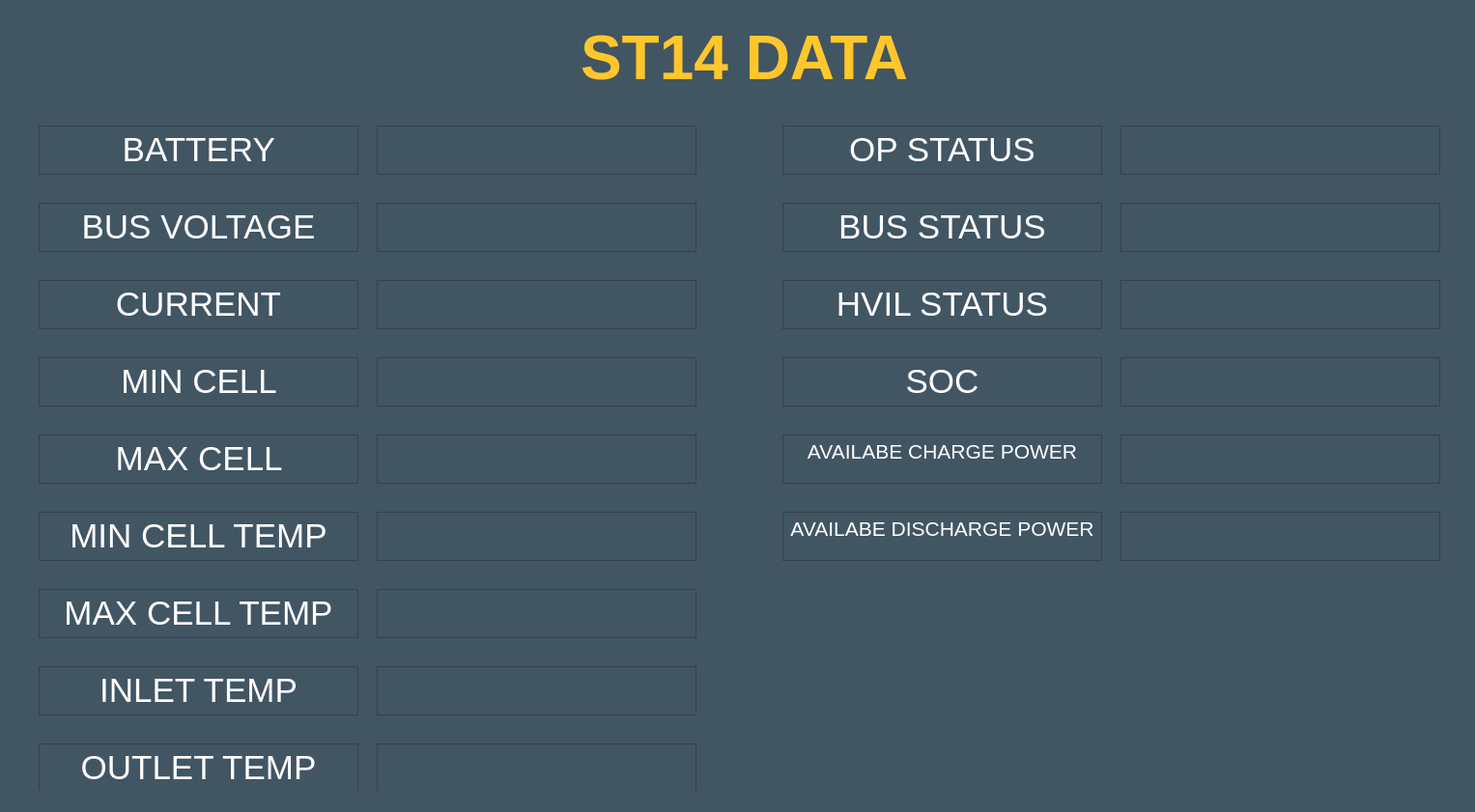
<?xml version="1.0" encoding="UTF-8"?>
<ui version="4.0">
 <class>MainWindow</class>
 <widget class="QMainWindow" name="MainWindow">
  <property name="geometry">
   <rect>
    <x>0</x>
    <y>0</y>
    <width>1527</width>
    <height>841</height>
   </rect>
  </property>
  <property name="sizePolicy">
   <sizepolicy hsizetype="Fixed" vsizetype="Preferred">
    <horstretch>0</horstretch>
    <verstretch>0</verstretch>
   </sizepolicy>
  </property>
  <property name="windowTitle">
   <string>MainWindow</string>
  </property>
  <property name="toolTipDuration">
   <number>0</number>
  </property>
  <property name="styleSheet">
   <string notr="true">background-color: rgb(66, 85, 99);</string>
  </property>
  <widget class="QWidget" name="centralwidget">
   <widget class="QTextBrowser" name="textBrowser">
    <property name="geometry">
     <rect>
      <x>0</x>
      <y>20</y>
      <width>1541</width>
      <height>91</height>
     </rect>
    </property>
    <property name="frameShape">
     <enum>QFrame::NoFrame</enum>
    </property>
    <property name="frameShadow">
     <enum>QFrame::Plain</enum>
    </property>
    <property name="lineWidth">
     <number>0</number>
    </property>
    <property name="html">
     <string>&lt;!DOCTYPE HTML PUBLIC &quot;-//W3C//DTD HTML 4.0//EN&quot; &quot;http://www.w3.org/TR/REC-html40/strict.dtd&quot;&gt;
&lt;html&gt;&lt;head&gt;&lt;meta name=&quot;qrichtext&quot; content=&quot;1&quot; /&gt;&lt;style type=&quot;text/css&quot;&gt;
p, li { white-space: pre-wrap; }
&lt;/style&gt;&lt;/head&gt;&lt;body style=&quot; font-family:'MS Shell Dlg 2'; font-size:8.25pt; font-weight:400; font-style:normal;&quot;&gt;
&lt;p align=&quot;center&quot; style=&quot; margin-top:0px; margin-bottom:0px; margin-left:0px; margin-right:0px; -qt-block-indent:0; text-indent:0px;&quot;&gt;&lt;span style=&quot; font-size:48pt; font-weight:600; color:#ffc72c;&quot;&gt;ST14 DATA&lt;/span&gt;&lt;/p&gt;&lt;/body&gt;&lt;/html&gt;</string>
    </property>
   </widget>
   <widget class="QTextBrowser" name="textBrowser_2">
    <property name="geometry">
     <rect>
      <x>40</x>
      <y>130</y>
      <width>331</width>
      <height>51</height>
     </rect>
    </property>
    <property name="verticalScrollBarPolicy">
     <enum>Qt::ScrollBarAlwaysOff</enum>
    </property>
    <property name="horizontalScrollBarPolicy">
     <enum>Qt::ScrollBarAlwaysOff</enum>
    </property>
    <property name="html">
     <string>&lt;!DOCTYPE HTML PUBLIC &quot;-//W3C//DTD HTML 4.0//EN&quot; &quot;http://www.w3.org/TR/REC-html40/strict.dtd&quot;&gt;
&lt;html&gt;&lt;head&gt;&lt;meta name=&quot;qrichtext&quot; content=&quot;1&quot; /&gt;&lt;style type=&quot;text/css&quot;&gt;
p, li { white-space: pre-wrap; }
&lt;/style&gt;&lt;/head&gt;&lt;body style=&quot; font-family:'MS Shell Dlg 2'; font-size:8.25pt; font-weight:400; font-style:normal;&quot;&gt;
&lt;p align=&quot;center&quot; style=&quot; margin-top:0px; margin-bottom:0px; margin-left:0px; margin-right:0px; -qt-block-indent:0; text-indent:0px;&quot;&gt;&lt;span style=&quot; font-size:26pt; color:#ffffff;&quot;&gt;BATTERY VOLTAGE&lt;/span&gt;&lt;/p&gt;&lt;/body&gt;&lt;/html&gt;</string>
    </property>
   </widget>
   <widget class="QTextBrowser" name="battery_voltage_field">
    <property name="geometry">
     <rect>
      <x>390</x>
      <y>130</y>
      <width>331</width>
      <height>51</height>
     </rect>
    </property>
    <property name="font">
     <font>
      <pointsize>26</pointsize>
     </font>
    </property>
    <property name="focusPolicy">
     <enum>Qt::NoFocus</enum>
    </property>
    <property name="styleSheet">
     <string notr="true">color: rgb(255, 255, 255);</string>
    </property>
    <property name="verticalScrollBarPolicy">
     <enum>Qt::ScrollBarAlwaysOff</enum>
    </property>
    <property name="horizontalScrollBarPolicy">
     <enum>Qt::ScrollBarAlwaysOff</enum>
    </property>
    <property name="lineWrapMode">
     <enum>QTextEdit::NoWrap</enum>
    </property>
    <property name="html">
     <string>&lt;!DOCTYPE HTML PUBLIC &quot;-//W3C//DTD HTML 4.0//EN&quot; &quot;http://www.w3.org/TR/REC-html40/strict.dtd&quot;&gt;
&lt;html&gt;&lt;head&gt;&lt;meta name=&quot;qrichtext&quot; content=&quot;1&quot; /&gt;&lt;style type=&quot;text/css&quot;&gt;
p, li { white-space: pre-wrap; }
&lt;/style&gt;&lt;/head&gt;&lt;body style=&quot; font-family:'MS Shell Dlg 2'; font-size:26pt; font-weight:400; font-style:normal;&quot;&gt;
&lt;p align=&quot;center&quot; style=&quot;-qt-paragraph-type:empty; margin-top:0px; margin-bottom:0px; margin-left:0px; margin-right:0px; -qt-block-indent:0; text-indent:0px; font-size:8.25pt;&quot;&gt;&lt;br /&gt;&lt;/p&gt;&lt;/body&gt;&lt;/html&gt;</string>
    </property>
   </widget>
   <widget class="QTextBrowser" name="textBrowser_3">
    <property name="geometry">
     <rect>
      <x>40</x>
      <y>210</y>
      <width>331</width>
      <height>51</height>
     </rect>
    </property>
    <property name="verticalScrollBarPolicy">
     <enum>Qt::ScrollBarAlwaysOff</enum>
    </property>
    <property name="horizontalScrollBarPolicy">
     <enum>Qt::ScrollBarAlwaysOff</enum>
    </property>
    <property name="html">
     <string>&lt;!DOCTYPE HTML PUBLIC &quot;-//W3C//DTD HTML 4.0//EN&quot; &quot;http://www.w3.org/TR/REC-html40/strict.dtd&quot;&gt;
&lt;html&gt;&lt;head&gt;&lt;meta name=&quot;qrichtext&quot; content=&quot;1&quot; /&gt;&lt;style type=&quot;text/css&quot;&gt;
p, li { white-space: pre-wrap; }
&lt;/style&gt;&lt;/head&gt;&lt;body style=&quot; font-family:'MS Shell Dlg 2'; font-size:8.25pt; font-weight:400; font-style:normal;&quot;&gt;
&lt;p align=&quot;center&quot; style=&quot; margin-top:0px; margin-bottom:0px; margin-left:0px; margin-right:0px; -qt-block-indent:0; text-indent:0px;&quot;&gt;&lt;span style=&quot; font-size:26pt; color:#ffffff;&quot;&gt;BUS VOLTAGE&lt;/span&gt;&lt;/p&gt;&lt;/body&gt;&lt;/html&gt;</string>
    </property>
   </widget>
   <widget class="QTextBrowser" name="textBrowser_4">
    <property name="geometry">
     <rect>
      <x>40</x>
      <y>290</y>
      <width>331</width>
      <height>51</height>
     </rect>
    </property>
    <property name="verticalScrollBarPolicy">
     <enum>Qt::ScrollBarAlwaysOff</enum>
    </property>
    <property name="horizontalScrollBarPolicy">
     <enum>Qt::ScrollBarAlwaysOff</enum>
    </property>
    <property name="html">
     <string>&lt;!DOCTYPE HTML PUBLIC &quot;-//W3C//DTD HTML 4.0//EN&quot; &quot;http://www.w3.org/TR/REC-html40/strict.dtd&quot;&gt;
&lt;html&gt;&lt;head&gt;&lt;meta name=&quot;qrichtext&quot; content=&quot;1&quot; /&gt;&lt;style type=&quot;text/css&quot;&gt;
p, li { white-space: pre-wrap; }
&lt;/style&gt;&lt;/head&gt;&lt;body style=&quot; font-family:'MS Shell Dlg 2'; font-size:8.25pt; font-weight:400; font-style:normal;&quot;&gt;
&lt;p align=&quot;center&quot; style=&quot; margin-top:0px; margin-bottom:0px; margin-left:0px; margin-right:0px; -qt-block-indent:0; text-indent:0px;&quot;&gt;&lt;span style=&quot; font-size:26pt; color:#ffffff;&quot;&gt;CURRENT&lt;/span&gt;&lt;/p&gt;&lt;/body&gt;&lt;/html&gt;</string>
    </property>
   </widget>
   <widget class="QTextBrowser" name="textBrowser_6">
    <property name="geometry">
     <rect>
      <x>40</x>
      <y>530</y>
      <width>331</width>
      <height>51</height>
     </rect>
    </property>
    <property name="verticalScrollBarPolicy">
     <enum>Qt::ScrollBarAlwaysOff</enum>
    </property>
    <property name="horizontalScrollBarPolicy">
     <enum>Qt::ScrollBarAlwaysOff</enum>
    </property>
    <property name="html">
     <string>&lt;!DOCTYPE HTML PUBLIC &quot;-//W3C//DTD HTML 4.0//EN&quot; &quot;http://www.w3.org/TR/REC-html40/strict.dtd&quot;&gt;
&lt;html&gt;&lt;head&gt;&lt;meta name=&quot;qrichtext&quot; content=&quot;1&quot; /&gt;&lt;style type=&quot;text/css&quot;&gt;
p, li { white-space: pre-wrap; }
&lt;/style&gt;&lt;/head&gt;&lt;body style=&quot; font-family:'MS Shell Dlg 2'; font-size:8.25pt; font-weight:400; font-style:normal;&quot;&gt;
&lt;p align=&quot;center&quot; style=&quot; margin-top:0px; margin-bottom:0px; margin-left:0px; margin-right:0px; -qt-block-indent:0; text-indent:0px;&quot;&gt;&lt;span style=&quot; font-size:26pt; color:#ffffff;&quot;&gt;MIN CELL TEMP&lt;/span&gt;&lt;/p&gt;&lt;/body&gt;&lt;/html&gt;</string>
    </property>
   </widget>
   <widget class="QTextBrowser" name="textBrowser_7">
    <property name="geometry">
     <rect>
      <x>40</x>
      <y>610</y>
      <width>331</width>
      <height>51</height>
     </rect>
    </property>
    <property name="verticalScrollBarPolicy">
     <enum>Qt::ScrollBarAlwaysOff</enum>
    </property>
    <property name="horizontalScrollBarPolicy">
     <enum>Qt::ScrollBarAlwaysOff</enum>
    </property>
    <property name="html">
     <string>&lt;!DOCTYPE HTML PUBLIC &quot;-//W3C//DTD HTML 4.0//EN&quot; &quot;http://www.w3.org/TR/REC-html40/strict.dtd&quot;&gt;
&lt;html&gt;&lt;head&gt;&lt;meta name=&quot;qrichtext&quot; content=&quot;1&quot; /&gt;&lt;style type=&quot;text/css&quot;&gt;
p, li { white-space: pre-wrap; }
&lt;/style&gt;&lt;/head&gt;&lt;body style=&quot; font-family:'MS Shell Dlg 2'; font-size:8.25pt; font-weight:400; font-style:normal;&quot;&gt;
&lt;p align=&quot;center&quot; style=&quot; margin-top:0px; margin-bottom:0px; margin-left:0px; margin-right:0px; -qt-block-indent:0; text-indent:0px;&quot;&gt;&lt;span style=&quot; font-size:26pt; color:#ffffff;&quot;&gt;MAX CELL TEMP&lt;/span&gt;&lt;/p&gt;&lt;/body&gt;&lt;/html&gt;</string>
    </property>
   </widget>
   <widget class="QTextBrowser" name="textBrowser_8">
    <property name="geometry">
     <rect>
      <x>40</x>
      <y>370</y>
      <width>331</width>
      <height>51</height>
     </rect>
    </property>
    <property name="verticalScrollBarPolicy">
     <enum>Qt::ScrollBarAlwaysOff</enum>
    </property>
    <property name="horizontalScrollBarPolicy">
     <enum>Qt::ScrollBarAlwaysOff</enum>
    </property>
    <property name="html">
     <string>&lt;!DOCTYPE HTML PUBLIC &quot;-//W3C//DTD HTML 4.0//EN&quot; &quot;http://www.w3.org/TR/REC-html40/strict.dtd&quot;&gt;
&lt;html&gt;&lt;head&gt;&lt;meta name=&quot;qrichtext&quot; content=&quot;1&quot; /&gt;&lt;style type=&quot;text/css&quot;&gt;
p, li { white-space: pre-wrap; }
&lt;/style&gt;&lt;/head&gt;&lt;body style=&quot; font-family:'MS Shell Dlg 2'; font-size:8.25pt; font-weight:400; font-style:normal;&quot;&gt;
&lt;p align=&quot;center&quot; style=&quot; margin-top:0px; margin-bottom:0px; margin-left:0px; margin-right:0px; -qt-block-indent:0; text-indent:0px;&quot;&gt;&lt;span style=&quot; font-size:26pt; color:#ffffff;&quot;&gt;MIN CELL VOLTAGE&lt;/span&gt;&lt;/p&gt;&lt;/body&gt;&lt;/html&gt;</string>
    </property>
   </widget>
   <widget class="QTextBrowser" name="textBrowser_9">
    <property name="geometry">
     <rect>
      <x>40</x>
      <y>450</y>
      <width>331</width>
      <height>51</height>
     </rect>
    </property>
    <property name="verticalScrollBarPolicy">
     <enum>Qt::ScrollBarAlwaysOff</enum>
    </property>
    <property name="horizontalScrollBarPolicy">
     <enum>Qt::ScrollBarAlwaysOff</enum>
    </property>
    <property name="html">
     <string>&lt;!DOCTYPE HTML PUBLIC &quot;-//W3C//DTD HTML 4.0//EN&quot; &quot;http://www.w3.org/TR/REC-html40/strict.dtd&quot;&gt;
&lt;html&gt;&lt;head&gt;&lt;meta name=&quot;qrichtext&quot; content=&quot;1&quot; /&gt;&lt;style type=&quot;text/css&quot;&gt;
p, li { white-space: pre-wrap; }
&lt;/style&gt;&lt;/head&gt;&lt;body style=&quot; font-family:'MS Shell Dlg 2'; font-size:8.25pt; font-weight:400; font-style:normal;&quot;&gt;
&lt;p align=&quot;center&quot; style=&quot; margin-top:0px; margin-bottom:0px; margin-left:0px; margin-right:0px; -qt-block-indent:0; text-indent:0px;&quot;&gt;&lt;span style=&quot; font-size:26pt; color:#ffffff;&quot;&gt;MAX CELL VOLTAGE&lt;/span&gt;&lt;/p&gt;&lt;/body&gt;&lt;/html&gt;</string>
    </property>
   </widget>
   <widget class="QTextBrowser" name="op_status_feild">
    <property name="geometry">
     <rect>
      <x>810</x>
      <y>130</y>
      <width>331</width>
      <height>51</height>
     </rect>
    </property>
    <property name="verticalScrollBarPolicy">
     <enum>Qt::ScrollBarAlwaysOff</enum>
    </property>
    <property name="horizontalScrollBarPolicy">
     <enum>Qt::ScrollBarAlwaysOff</enum>
    </property>
    <property name="html">
     <string>&lt;!DOCTYPE HTML PUBLIC &quot;-//W3C//DTD HTML 4.0//EN&quot; &quot;http://www.w3.org/TR/REC-html40/strict.dtd&quot;&gt;
&lt;html&gt;&lt;head&gt;&lt;meta name=&quot;qrichtext&quot; content=&quot;1&quot; /&gt;&lt;style type=&quot;text/css&quot;&gt;
p, li { white-space: pre-wrap; }
&lt;/style&gt;&lt;/head&gt;&lt;body style=&quot; font-family:'MS Shell Dlg 2'; font-size:8.25pt; font-weight:400; font-style:normal;&quot;&gt;
&lt;p align=&quot;center&quot; style=&quot; margin-top:0px; margin-bottom:0px; margin-left:0px; margin-right:0px; -qt-block-indent:0; text-indent:0px;&quot;&gt;&lt;span style=&quot; font-size:26pt; color:#ffffff;&quot;&gt;OP STATUS&lt;/span&gt;&lt;/p&gt;&lt;/body&gt;&lt;/html&gt;</string>
    </property>
   </widget>
   <widget class="QTextBrowser" name="textBrowser_11">
    <property name="geometry">
     <rect>
      <x>810</x>
      <y>210</y>
      <width>331</width>
      <height>51</height>
     </rect>
    </property>
    <property name="verticalScrollBarPolicy">
     <enum>Qt::ScrollBarAlwaysOff</enum>
    </property>
    <property name="horizontalScrollBarPolicy">
     <enum>Qt::ScrollBarAlwaysOff</enum>
    </property>
    <property name="html">
     <string>&lt;!DOCTYPE HTML PUBLIC &quot;-//W3C//DTD HTML 4.0//EN&quot; &quot;http://www.w3.org/TR/REC-html40/strict.dtd&quot;&gt;
&lt;html&gt;&lt;head&gt;&lt;meta name=&quot;qrichtext&quot; content=&quot;1&quot; /&gt;&lt;style type=&quot;text/css&quot;&gt;
p, li { white-space: pre-wrap; }
&lt;/style&gt;&lt;/head&gt;&lt;body style=&quot; font-family:'MS Shell Dlg 2'; font-size:8.25pt; font-weight:400; font-style:normal;&quot;&gt;
&lt;p align=&quot;center&quot; style=&quot; margin-top:0px; margin-bottom:0px; margin-left:0px; margin-right:0px; -qt-block-indent:0; text-indent:0px;&quot;&gt;&lt;span style=&quot; font-size:26pt; color:#ffffff;&quot;&gt;BUS STATUS&lt;/span&gt;&lt;/p&gt;&lt;/body&gt;&lt;/html&gt;</string>
    </property>
   </widget>
   <widget class="QTextBrowser" name="textBrowser_13">
    <property name="geometry">
     <rect>
      <x>40</x>
      <y>690</y>
      <width>331</width>
      <height>51</height>
     </rect>
    </property>
    <property name="verticalScrollBarPolicy">
     <enum>Qt::ScrollBarAlwaysOff</enum>
    </property>
    <property name="horizontalScrollBarPolicy">
     <enum>Qt::ScrollBarAlwaysOff</enum>
    </property>
    <property name="html">
     <string>&lt;!DOCTYPE HTML PUBLIC &quot;-//W3C//DTD HTML 4.0//EN&quot; &quot;http://www.w3.org/TR/REC-html40/strict.dtd&quot;&gt;
&lt;html&gt;&lt;head&gt;&lt;meta name=&quot;qrichtext&quot; content=&quot;1&quot; /&gt;&lt;style type=&quot;text/css&quot;&gt;
p, li { white-space: pre-wrap; }
&lt;/style&gt;&lt;/head&gt;&lt;body style=&quot; font-family:'MS Shell Dlg 2'; font-size:8.25pt; font-weight:400; font-style:normal;&quot;&gt;
&lt;p align=&quot;center&quot; style=&quot; margin-top:0px; margin-bottom:0px; margin-left:0px; margin-right:0px; -qt-block-indent:0; text-indent:0px;&quot;&gt;&lt;span style=&quot; font-size:26pt; color:#ffffff;&quot;&gt;INLET TEMP&lt;/span&gt;&lt;/p&gt;
&lt;p align=&quot;center&quot; style=&quot;-qt-paragraph-type:empty; margin-top:0px; margin-bottom:0px; margin-left:0px; margin-right:0px; -qt-block-indent:0; text-indent:0px; font-size:26pt; color:#ffffff;&quot;&gt;&lt;br /&gt;&lt;/p&gt;&lt;/body&gt;&lt;/html&gt;</string>
    </property>
   </widget>
   <widget class="QTextBrowser" name="textBrowser_14">
    <property name="geometry">
     <rect>
      <x>40</x>
      <y>770</y>
      <width>331</width>
      <height>51</height>
     </rect>
    </property>
    <property name="verticalScrollBarPolicy">
     <enum>Qt::ScrollBarAlwaysOff</enum>
    </property>
    <property name="horizontalScrollBarPolicy">
     <enum>Qt::ScrollBarAlwaysOff</enum>
    </property>
    <property name="html">
     <string>&lt;!DOCTYPE HTML PUBLIC &quot;-//W3C//DTD HTML 4.0//EN&quot; &quot;http://www.w3.org/TR/REC-html40/strict.dtd&quot;&gt;
&lt;html&gt;&lt;head&gt;&lt;meta name=&quot;qrichtext&quot; content=&quot;1&quot; /&gt;&lt;style type=&quot;text/css&quot;&gt;
p, li { white-space: pre-wrap; }
&lt;/style&gt;&lt;/head&gt;&lt;body style=&quot; font-family:'MS Shell Dlg 2'; font-size:8.25pt; font-weight:400; font-style:normal;&quot;&gt;
&lt;p align=&quot;center&quot; style=&quot; margin-top:0px; margin-bottom:0px; margin-left:0px; margin-right:0px; -qt-block-indent:0; text-indent:0px;&quot;&gt;&lt;span style=&quot; font-size:26pt; color:#ffffff;&quot;&gt;OUTLET TEMP&lt;/span&gt;&lt;/p&gt;&lt;/body&gt;&lt;/html&gt;</string>
    </property>
   </widget>
   <widget class="QTextBrowser" name="textBrowser_15">
    <property name="geometry">
     <rect>
      <x>810</x>
      <y>290</y>
      <width>331</width>
      <height>51</height>
     </rect>
    </property>
    <property name="verticalScrollBarPolicy">
     <enum>Qt::ScrollBarAlwaysOff</enum>
    </property>
    <property name="horizontalScrollBarPolicy">
     <enum>Qt::ScrollBarAlwaysOff</enum>
    </property>
    <property name="html">
     <string>&lt;!DOCTYPE HTML PUBLIC &quot;-//W3C//DTD HTML 4.0//EN&quot; &quot;http://www.w3.org/TR/REC-html40/strict.dtd&quot;&gt;
&lt;html&gt;&lt;head&gt;&lt;meta name=&quot;qrichtext&quot; content=&quot;1&quot; /&gt;&lt;style type=&quot;text/css&quot;&gt;
p, li { white-space: pre-wrap; }
&lt;/style&gt;&lt;/head&gt;&lt;body style=&quot; font-family:'MS Shell Dlg 2'; font-size:8.25pt; font-weight:400; font-style:normal;&quot;&gt;
&lt;p align=&quot;center&quot; style=&quot; margin-top:0px; margin-bottom:0px; margin-left:0px; margin-right:0px; -qt-block-indent:0; text-indent:0px;&quot;&gt;&lt;span style=&quot; font-size:26pt; color:#ffffff;&quot;&gt;HVIL STATUS&lt;/span&gt;&lt;/p&gt;&lt;/body&gt;&lt;/html&gt;</string>
    </property>
   </widget>
   <widget class="QTextBrowser" name="bus_voltage_field">
    <property name="geometry">
     <rect>
      <x>390</x>
      <y>210</y>
      <width>331</width>
      <height>51</height>
     </rect>
    </property>
    <property name="font">
     <font>
      <pointsize>26</pointsize>
     </font>
    </property>
    <property name="focusPolicy">
     <enum>Qt::NoFocus</enum>
    </property>
    <property name="styleSheet">
     <string notr="true">color: rgb(255, 255, 255);</string>
    </property>
    <property name="verticalScrollBarPolicy">
     <enum>Qt::ScrollBarAlwaysOff</enum>
    </property>
    <property name="horizontalScrollBarPolicy">
     <enum>Qt::ScrollBarAlwaysOff</enum>
    </property>
    <property name="html">
     <string>&lt;!DOCTYPE HTML PUBLIC &quot;-//W3C//DTD HTML 4.0//EN&quot; &quot;http://www.w3.org/TR/REC-html40/strict.dtd&quot;&gt;
&lt;html&gt;&lt;head&gt;&lt;meta name=&quot;qrichtext&quot; content=&quot;1&quot; /&gt;&lt;style type=&quot;text/css&quot;&gt;
p, li { white-space: pre-wrap; }
&lt;/style&gt;&lt;/head&gt;&lt;body style=&quot; font-family:'MS Shell Dlg 2'; font-size:26pt; font-weight:400; font-style:normal;&quot;&gt;
&lt;p align=&quot;center&quot; style=&quot;-qt-paragraph-type:empty; margin-top:0px; margin-bottom:0px; margin-left:0px; margin-right:0px; -qt-block-indent:0; text-indent:0px; font-size:8.25pt;&quot;&gt;&lt;br /&gt;&lt;/p&gt;&lt;/body&gt;&lt;/html&gt;</string>
    </property>
   </widget>
   <widget class="QTextBrowser" name="current_field">
    <property name="geometry">
     <rect>
      <x>390</x>
      <y>290</y>
      <width>331</width>
      <height>51</height>
     </rect>
    </property>
    <property name="font">
     <font>
      <pointsize>26</pointsize>
     </font>
    </property>
    <property name="focusPolicy">
     <enum>Qt::NoFocus</enum>
    </property>
    <property name="styleSheet">
     <string notr="true">color: rgb(255, 255, 255);</string>
    </property>
    <property name="verticalScrollBarPolicy">
     <enum>Qt::ScrollBarAlwaysOff</enum>
    </property>
    <property name="horizontalScrollBarPolicy">
     <enum>Qt::ScrollBarAlwaysOff</enum>
    </property>
    <property name="html">
     <string>&lt;!DOCTYPE HTML PUBLIC &quot;-//W3C//DTD HTML 4.0//EN&quot; &quot;http://www.w3.org/TR/REC-html40/strict.dtd&quot;&gt;
&lt;html&gt;&lt;head&gt;&lt;meta name=&quot;qrichtext&quot; content=&quot;1&quot; /&gt;&lt;style type=&quot;text/css&quot;&gt;
p, li { white-space: pre-wrap; }
&lt;/style&gt;&lt;/head&gt;&lt;body style=&quot; font-family:'MS Shell Dlg 2'; font-size:26pt; font-weight:400; font-style:normal;&quot;&gt;
&lt;p align=&quot;center&quot; style=&quot;-qt-paragraph-type:empty; margin-top:0px; margin-bottom:0px; margin-left:0px; margin-right:0px; -qt-block-indent:0; text-indent:0px; font-size:8.25pt;&quot;&gt;&lt;br /&gt;&lt;/p&gt;&lt;/body&gt;&lt;/html&gt;</string>
    </property>
   </widget>
   <widget class="QTextBrowser" name="min_cell_voltage_field">
    <property name="geometry">
     <rect>
      <x>390</x>
      <y>370</y>
      <width>331</width>
      <height>51</height>
     </rect>
    </property>
    <property name="font">
     <font>
      <pointsize>26</pointsize>
     </font>
    </property>
    <property name="focusPolicy">
     <enum>Qt::NoFocus</enum>
    </property>
    <property name="styleSheet">
     <string notr="true">color: rgb(255, 255, 255);</string>
    </property>
    <property name="verticalScrollBarPolicy">
     <enum>Qt::ScrollBarAlwaysOff</enum>
    </property>
    <property name="horizontalScrollBarPolicy">
     <enum>Qt::ScrollBarAlwaysOff</enum>
    </property>
    <property name="html">
     <string>&lt;!DOCTYPE HTML PUBLIC &quot;-//W3C//DTD HTML 4.0//EN&quot; &quot;http://www.w3.org/TR/REC-html40/strict.dtd&quot;&gt;
&lt;html&gt;&lt;head&gt;&lt;meta name=&quot;qrichtext&quot; content=&quot;1&quot; /&gt;&lt;style type=&quot;text/css&quot;&gt;
p, li { white-space: pre-wrap; }
&lt;/style&gt;&lt;/head&gt;&lt;body style=&quot; font-family:'MS Shell Dlg 2'; font-size:26pt; font-weight:400; font-style:normal;&quot;&gt;
&lt;p align=&quot;center&quot; style=&quot;-qt-paragraph-type:empty; margin-top:0px; margin-bottom:0px; margin-left:0px; margin-right:0px; -qt-block-indent:0; text-indent:0px; font-size:8.25pt;&quot;&gt;&lt;br /&gt;&lt;/p&gt;&lt;/body&gt;&lt;/html&gt;</string>
    </property>
   </widget>
   <widget class="QTextBrowser" name="max_cell_voltage_field">
    <property name="geometry">
     <rect>
      <x>390</x>
      <y>450</y>
      <width>331</width>
      <height>51</height>
     </rect>
    </property>
    <property name="font">
     <font>
      <pointsize>26</pointsize>
     </font>
    </property>
    <property name="focusPolicy">
     <enum>Qt::NoFocus</enum>
    </property>
    <property name="styleSheet">
     <string notr="true">color: rgb(255, 255, 255);</string>
    </property>
    <property name="verticalScrollBarPolicy">
     <enum>Qt::ScrollBarAlwaysOff</enum>
    </property>
    <property name="horizontalScrollBarPolicy">
     <enum>Qt::ScrollBarAlwaysOff</enum>
    </property>
    <property name="html">
     <string>&lt;!DOCTYPE HTML PUBLIC &quot;-//W3C//DTD HTML 4.0//EN&quot; &quot;http://www.w3.org/TR/REC-html40/strict.dtd&quot;&gt;
&lt;html&gt;&lt;head&gt;&lt;meta name=&quot;qrichtext&quot; content=&quot;1&quot; /&gt;&lt;style type=&quot;text/css&quot;&gt;
p, li { white-space: pre-wrap; }
&lt;/style&gt;&lt;/head&gt;&lt;body style=&quot; font-family:'MS Shell Dlg 2'; font-size:26pt; font-weight:400; font-style:normal;&quot;&gt;
&lt;p align=&quot;center&quot; style=&quot;-qt-paragraph-type:empty; margin-top:0px; margin-bottom:0px; margin-left:0px; margin-right:0px; -qt-block-indent:0; text-indent:0px; font-size:8.25pt;&quot;&gt;&lt;br /&gt;&lt;/p&gt;&lt;/body&gt;&lt;/html&gt;</string>
    </property>
   </widget>
   <widget class="QTextBrowser" name="min_cell_temp_field">
    <property name="geometry">
     <rect>
      <x>390</x>
      <y>530</y>
      <width>331</width>
      <height>51</height>
     </rect>
    </property>
    <property name="font">
     <font>
      <pointsize>26</pointsize>
     </font>
    </property>
    <property name="focusPolicy">
     <enum>Qt::NoFocus</enum>
    </property>
    <property name="styleSheet">
     <string notr="true">color: rgb(255, 255, 255);</string>
    </property>
    <property name="verticalScrollBarPolicy">
     <enum>Qt::ScrollBarAlwaysOff</enum>
    </property>
    <property name="horizontalScrollBarPolicy">
     <enum>Qt::ScrollBarAlwaysOff</enum>
    </property>
    <property name="html">
     <string>&lt;!DOCTYPE HTML PUBLIC &quot;-//W3C//DTD HTML 4.0//EN&quot; &quot;http://www.w3.org/TR/REC-html40/strict.dtd&quot;&gt;
&lt;html&gt;&lt;head&gt;&lt;meta name=&quot;qrichtext&quot; content=&quot;1&quot; /&gt;&lt;style type=&quot;text/css&quot;&gt;
p, li { white-space: pre-wrap; }
&lt;/style&gt;&lt;/head&gt;&lt;body style=&quot; font-family:'MS Shell Dlg 2'; font-size:26pt; font-weight:400; font-style:normal;&quot;&gt;
&lt;p align=&quot;center&quot; style=&quot;-qt-paragraph-type:empty; margin-top:0px; margin-bottom:0px; margin-left:0px; margin-right:0px; -qt-block-indent:0; text-indent:0px; font-size:8.25pt;&quot;&gt;&lt;br /&gt;&lt;/p&gt;&lt;/body&gt;&lt;/html&gt;</string>
    </property>
   </widget>
   <widget class="QTextBrowser" name="max_cell_temp_field">
    <property name="geometry">
     <rect>
      <x>390</x>
      <y>610</y>
      <width>331</width>
      <height>51</height>
     </rect>
    </property>
    <property name="font">
     <font>
      <pointsize>26</pointsize>
     </font>
    </property>
    <property name="focusPolicy">
     <enum>Qt::NoFocus</enum>
    </property>
    <property name="styleSheet">
     <string notr="true">color: rgb(255, 255, 255);</string>
    </property>
    <property name="verticalScrollBarPolicy">
     <enum>Qt::ScrollBarAlwaysOff</enum>
    </property>
    <property name="horizontalScrollBarPolicy">
     <enum>Qt::ScrollBarAlwaysOff</enum>
    </property>
    <property name="html">
     <string>&lt;!DOCTYPE HTML PUBLIC &quot;-//W3C//DTD HTML 4.0//EN&quot; &quot;http://www.w3.org/TR/REC-html40/strict.dtd&quot;&gt;
&lt;html&gt;&lt;head&gt;&lt;meta name=&quot;qrichtext&quot; content=&quot;1&quot; /&gt;&lt;style type=&quot;text/css&quot;&gt;
p, li { white-space: pre-wrap; }
&lt;/style&gt;&lt;/head&gt;&lt;body style=&quot; font-family:'MS Shell Dlg 2'; font-size:26pt; font-weight:400; font-style:normal;&quot;&gt;
&lt;p align=&quot;center&quot; style=&quot;-qt-paragraph-type:empty; margin-top:0px; margin-bottom:0px; margin-left:0px; margin-right:0px; -qt-block-indent:0; text-indent:0px; font-size:8.25pt;&quot;&gt;&lt;br /&gt;&lt;/p&gt;&lt;/body&gt;&lt;/html&gt;</string>
    </property>
   </widget>
   <widget class="QTextBrowser" name="inlet_temp_field">
    <property name="geometry">
     <rect>
      <x>390</x>
      <y>690</y>
      <width>331</width>
      <height>51</height>
     </rect>
    </property>
    <property name="font">
     <font>
      <pointsize>26</pointsize>
     </font>
    </property>
    <property name="focusPolicy">
     <enum>Qt::NoFocus</enum>
    </property>
    <property name="styleSheet">
     <string notr="true">color: rgb(255, 255, 255);</string>
    </property>
    <property name="verticalScrollBarPolicy">
     <enum>Qt::ScrollBarAlwaysOff</enum>
    </property>
    <property name="horizontalScrollBarPolicy">
     <enum>Qt::ScrollBarAlwaysOff</enum>
    </property>
    <property name="html">
     <string>&lt;!DOCTYPE HTML PUBLIC &quot;-//W3C//DTD HTML 4.0//EN&quot; &quot;http://www.w3.org/TR/REC-html40/strict.dtd&quot;&gt;
&lt;html&gt;&lt;head&gt;&lt;meta name=&quot;qrichtext&quot; content=&quot;1&quot; /&gt;&lt;style type=&quot;text/css&quot;&gt;
p, li { white-space: pre-wrap; }
&lt;/style&gt;&lt;/head&gt;&lt;body style=&quot; font-family:'MS Shell Dlg 2'; font-size:26pt; font-weight:400; font-style:normal;&quot;&gt;
&lt;p align=&quot;center&quot; style=&quot;-qt-paragraph-type:empty; margin-top:0px; margin-bottom:0px; margin-left:0px; margin-right:0px; -qt-block-indent:0; text-indent:0px; font-size:8.25pt;&quot;&gt;&lt;br /&gt;&lt;/p&gt;&lt;/body&gt;&lt;/html&gt;</string>
    </property>
   </widget>
   <widget class="QTextBrowser" name="outlet_temp_field">
    <property name="geometry">
     <rect>
      <x>390</x>
      <y>770</y>
      <width>331</width>
      <height>51</height>
     </rect>
    </property>
    <property name="font">
     <font>
      <pointsize>26</pointsize>
     </font>
    </property>
    <property name="focusPolicy">
     <enum>Qt::NoFocus</enum>
    </property>
    <property name="styleSheet">
     <string notr="true">color: rgb(255, 255, 255);</string>
    </property>
    <property name="verticalScrollBarPolicy">
     <enum>Qt::ScrollBarAlwaysOff</enum>
    </property>
    <property name="horizontalScrollBarPolicy">
     <enum>Qt::ScrollBarAlwaysOff</enum>
    </property>
    <property name="html">
     <string>&lt;!DOCTYPE HTML PUBLIC &quot;-//W3C//DTD HTML 4.0//EN&quot; &quot;http://www.w3.org/TR/REC-html40/strict.dtd&quot;&gt;
&lt;html&gt;&lt;head&gt;&lt;meta name=&quot;qrichtext&quot; content=&quot;1&quot; /&gt;&lt;style type=&quot;text/css&quot;&gt;
p, li { white-space: pre-wrap; }
&lt;/style&gt;&lt;/head&gt;&lt;body style=&quot; font-family:'MS Shell Dlg 2'; font-size:26pt; font-weight:400; font-style:normal;&quot;&gt;
&lt;p align=&quot;center&quot; style=&quot;-qt-paragraph-type:empty; margin-top:0px; margin-bottom:0px; margin-left:0px; margin-right:0px; -qt-block-indent:0; text-indent:0px; font-size:8.25pt;&quot;&gt;&lt;br /&gt;&lt;/p&gt;&lt;/body&gt;&lt;/html&gt;</string>
    </property>
   </widget>
   <widget class="QTextBrowser" name="op_status_field">
    <property name="geometry">
     <rect>
      <x>1160</x>
      <y>130</y>
      <width>331</width>
      <height>51</height>
     </rect>
    </property>
    <property name="font">
     <font>
      <pointsize>26</pointsize>
     </font>
    </property>
    <property name="focusPolicy">
     <enum>Qt::NoFocus</enum>
    </property>
    <property name="styleSheet">
     <string notr="true">color: rgb(255, 255, 255);
color: rgb(255, 255, 255);</string>
    </property>
    <property name="verticalScrollBarPolicy">
     <enum>Qt::ScrollBarAlwaysOff</enum>
    </property>
    <property name="horizontalScrollBarPolicy">
     <enum>Qt::ScrollBarAlwaysOff</enum>
    </property>
    <property name="html">
     <string>&lt;!DOCTYPE HTML PUBLIC &quot;-//W3C//DTD HTML 4.0//EN&quot; &quot;http://www.w3.org/TR/REC-html40/strict.dtd&quot;&gt;
&lt;html&gt;&lt;head&gt;&lt;meta name=&quot;qrichtext&quot; content=&quot;1&quot; /&gt;&lt;style type=&quot;text/css&quot;&gt;
p, li { white-space: pre-wrap; }
&lt;/style&gt;&lt;/head&gt;&lt;body style=&quot; font-family:'MS Shell Dlg 2'; font-size:26pt; font-weight:400; font-style:normal;&quot;&gt;
&lt;p align=&quot;center&quot; style=&quot;-qt-paragraph-type:empty; margin-top:0px; margin-bottom:0px; margin-left:0px; margin-right:0px; -qt-block-indent:0; text-indent:0px; font-size:8.25pt;&quot;&gt;&lt;br /&gt;&lt;/p&gt;&lt;/body&gt;&lt;/html&gt;</string>
    </property>
   </widget>
   <widget class="QTextBrowser" name="bus_status_field">
    <property name="geometry">
     <rect>
      <x>1160</x>
      <y>210</y>
      <width>331</width>
      <height>51</height>
     </rect>
    </property>
    <property name="font">
     <font>
      <pointsize>26</pointsize>
     </font>
    </property>
    <property name="focusPolicy">
     <enum>Qt::NoFocus</enum>
    </property>
    <property name="styleSheet">
     <string notr="true">color: rgb(255, 255, 255);</string>
    </property>
    <property name="verticalScrollBarPolicy">
     <enum>Qt::ScrollBarAlwaysOff</enum>
    </property>
    <property name="horizontalScrollBarPolicy">
     <enum>Qt::ScrollBarAlwaysOff</enum>
    </property>
    <property name="html">
     <string>&lt;!DOCTYPE HTML PUBLIC &quot;-//W3C//DTD HTML 4.0//EN&quot; &quot;http://www.w3.org/TR/REC-html40/strict.dtd&quot;&gt;
&lt;html&gt;&lt;head&gt;&lt;meta name=&quot;qrichtext&quot; content=&quot;1&quot; /&gt;&lt;style type=&quot;text/css&quot;&gt;
p, li { white-space: pre-wrap; }
&lt;/style&gt;&lt;/head&gt;&lt;body style=&quot; font-family:'MS Shell Dlg 2'; font-size:26pt; font-weight:400; font-style:normal;&quot;&gt;
&lt;p align=&quot;center&quot; style=&quot;-qt-paragraph-type:empty; margin-top:0px; margin-bottom:0px; margin-left:0px; margin-right:0px; -qt-block-indent:0; text-indent:0px; font-size:8.25pt;&quot;&gt;&lt;br /&gt;&lt;/p&gt;&lt;/body&gt;&lt;/html&gt;</string>
    </property>
   </widget>
   <widget class="QTextBrowser" name="hvil_status_field">
    <property name="geometry">
     <rect>
      <x>1160</x>
      <y>290</y>
      <width>331</width>
      <height>51</height>
     </rect>
    </property>
    <property name="font">
     <font>
      <pointsize>26</pointsize>
     </font>
    </property>
    <property name="focusPolicy">
     <enum>Qt::NoFocus</enum>
    </property>
    <property name="styleSheet">
     <string notr="true">color: rgb(255, 255, 255);</string>
    </property>
    <property name="verticalScrollBarPolicy">
     <enum>Qt::ScrollBarAlwaysOff</enum>
    </property>
    <property name="horizontalScrollBarPolicy">
     <enum>Qt::ScrollBarAlwaysOff</enum>
    </property>
    <property name="html">
     <string>&lt;!DOCTYPE HTML PUBLIC &quot;-//W3C//DTD HTML 4.0//EN&quot; &quot;http://www.w3.org/TR/REC-html40/strict.dtd&quot;&gt;
&lt;html&gt;&lt;head&gt;&lt;meta name=&quot;qrichtext&quot; content=&quot;1&quot; /&gt;&lt;style type=&quot;text/css&quot;&gt;
p, li { white-space: pre-wrap; }
&lt;/style&gt;&lt;/head&gt;&lt;body style=&quot; font-family:'MS Shell Dlg 2'; font-size:26pt; font-weight:400; font-style:normal;&quot;&gt;
&lt;p align=&quot;center&quot; style=&quot;-qt-paragraph-type:empty; margin-top:0px; margin-bottom:0px; margin-left:0px; margin-right:0px; -qt-block-indent:0; text-indent:0px; font-size:8.25pt;&quot;&gt;&lt;br /&gt;&lt;/p&gt;&lt;/body&gt;&lt;/html&gt;</string>
    </property>
   </widget>
   <widget class="QTextBrowser" name="textBrowser_10">
    <property name="geometry">
     <rect>
      <x>810</x>
      <y>370</y>
      <width>331</width>
      <height>51</height>
     </rect>
    </property>
    <property name="verticalScrollBarPolicy">
     <enum>Qt::ScrollBarAlwaysOff</enum>
    </property>
    <property name="horizontalScrollBarPolicy">
     <enum>Qt::ScrollBarAlwaysOff</enum>
    </property>
    <property name="html">
     <string>&lt;!DOCTYPE HTML PUBLIC &quot;-//W3C//DTD HTML 4.0//EN&quot; &quot;http://www.w3.org/TR/REC-html40/strict.dtd&quot;&gt;
&lt;html&gt;&lt;head&gt;&lt;meta name=&quot;qrichtext&quot; content=&quot;1&quot; /&gt;&lt;style type=&quot;text/css&quot;&gt;
p, li { white-space: pre-wrap; }
&lt;/style&gt;&lt;/head&gt;&lt;body style=&quot; font-family:'MS Shell Dlg 2'; font-size:8.25pt; font-weight:400; font-style:normal;&quot;&gt;
&lt;p align=&quot;center&quot; style=&quot; margin-top:0px; margin-bottom:0px; margin-left:0px; margin-right:0px; -qt-block-indent:0; text-indent:0px;&quot;&gt;&lt;span style=&quot; font-size:26pt; color:#ffffff;&quot;&gt;SOC&lt;/span&gt;&lt;/p&gt;&lt;/body&gt;&lt;/html&gt;</string>
    </property>
   </widget>
   <widget class="QTextBrowser" name="textBrowser_12">
    <property name="geometry">
     <rect>
      <x>810</x>
      <y>450</y>
      <width>331</width>
      <height>51</height>
     </rect>
    </property>
    <property name="verticalScrollBarPolicy">
     <enum>Qt::ScrollBarAlwaysOff</enum>
    </property>
    <property name="horizontalScrollBarPolicy">
     <enum>Qt::ScrollBarAlwaysOff</enum>
    </property>
    <property name="html">
     <string>&lt;!DOCTYPE HTML PUBLIC &quot;-//W3C//DTD HTML 4.0//EN&quot; &quot;http://www.w3.org/TR/REC-html40/strict.dtd&quot;&gt;
&lt;html&gt;&lt;head&gt;&lt;meta name=&quot;qrichtext&quot; content=&quot;1&quot; /&gt;&lt;style type=&quot;text/css&quot;&gt;
p, li { white-space: pre-wrap; }
&lt;/style&gt;&lt;/head&gt;&lt;body style=&quot; font-family:'MS Shell Dlg 2'; font-size:8.25pt; font-weight:400; font-style:normal;&quot;&gt;
&lt;p align=&quot;center&quot; style=&quot; margin-top:0px; margin-bottom:0px; margin-left:0px; margin-right:0px; -qt-block-indent:0; text-indent:0px;&quot;&gt;&lt;span style=&quot; font-size:16pt; color:#ffffff;&quot;&gt;AVAILABE CHARGE POWER&lt;/span&gt;&lt;/p&gt;&lt;/body&gt;&lt;/html&gt;</string>
    </property>
   </widget>
   <widget class="QTextBrowser" name="textBrowser_16">
    <property name="geometry">
     <rect>
      <x>810</x>
      <y>530</y>
      <width>331</width>
      <height>51</height>
     </rect>
    </property>
    <property name="verticalScrollBarPolicy">
     <enum>Qt::ScrollBarAlwaysOff</enum>
    </property>
    <property name="horizontalScrollBarPolicy">
     <enum>Qt::ScrollBarAlwaysOff</enum>
    </property>
    <property name="html">
     <string>&lt;!DOCTYPE HTML PUBLIC &quot;-//W3C//DTD HTML 4.0//EN&quot; &quot;http://www.w3.org/TR/REC-html40/strict.dtd&quot;&gt;
&lt;html&gt;&lt;head&gt;&lt;meta name=&quot;qrichtext&quot; content=&quot;1&quot; /&gt;&lt;style type=&quot;text/css&quot;&gt;
p, li { white-space: pre-wrap; }
&lt;/style&gt;&lt;/head&gt;&lt;body style=&quot; font-family:'MS Shell Dlg 2'; font-size:8.25pt; font-weight:400; font-style:normal;&quot;&gt;
&lt;p align=&quot;center&quot; style=&quot; margin-top:0px; margin-bottom:0px; margin-left:0px; margin-right:0px; -qt-block-indent:0; text-indent:0px;&quot;&gt;&lt;span style=&quot; font-size:16pt; color:#ffffff;&quot;&gt;AVAILABE DISCHARGE POWER&lt;/span&gt;&lt;/p&gt;&lt;/body&gt;&lt;/html&gt;</string>
    </property>
   </widget>
   <widget class="QTextBrowser" name="soc_field">
    <property name="geometry">
     <rect>
      <x>1160</x>
      <y>370</y>
      <width>331</width>
      <height>51</height>
     </rect>
    </property>
    <property name="font">
     <font>
      <pointsize>26</pointsize>
     </font>
    </property>
    <property name="focusPolicy">
     <enum>Qt::NoFocus</enum>
    </property>
    <property name="styleSheet">
     <string notr="true">color: rgb(255, 255, 255);</string>
    </property>
    <property name="verticalScrollBarPolicy">
     <enum>Qt::ScrollBarAlwaysOff</enum>
    </property>
    <property name="horizontalScrollBarPolicy">
     <enum>Qt::ScrollBarAlwaysOff</enum>
    </property>
    <property name="html">
     <string>&lt;!DOCTYPE HTML PUBLIC &quot;-//W3C//DTD HTML 4.0//EN&quot; &quot;http://www.w3.org/TR/REC-html40/strict.dtd&quot;&gt;
&lt;html&gt;&lt;head&gt;&lt;meta name=&quot;qrichtext&quot; content=&quot;1&quot; /&gt;&lt;style type=&quot;text/css&quot;&gt;
p, li { white-space: pre-wrap; }
&lt;/style&gt;&lt;/head&gt;&lt;body style=&quot; font-family:'MS Shell Dlg 2'; font-size:26pt; font-weight:400; font-style:normal;&quot;&gt;
&lt;p align=&quot;center&quot; style=&quot;-qt-paragraph-type:empty; margin-top:0px; margin-bottom:0px; margin-left:0px; margin-right:0px; -qt-block-indent:0; text-indent:0px; font-size:8.25pt;&quot;&gt;&lt;br /&gt;&lt;/p&gt;&lt;/body&gt;&lt;/html&gt;</string>
    </property>
   </widget>
   <widget class="QTextBrowser" name="charge_power_field">
    <property name="geometry">
     <rect>
      <x>1160</x>
      <y>450</y>
      <width>331</width>
      <height>51</height>
     </rect>
    </property>
    <property name="font">
     <font>
      <pointsize>26</pointsize>
     </font>
    </property>
    <property name="focusPolicy">
     <enum>Qt::NoFocus</enum>
    </property>
    <property name="styleSheet">
     <string notr="true">color: rgb(255, 255, 255);</string>
    </property>
    <property name="verticalScrollBarPolicy">
     <enum>Qt::ScrollBarAlwaysOff</enum>
    </property>
    <property name="horizontalScrollBarPolicy">
     <enum>Qt::ScrollBarAlwaysOff</enum>
    </property>
    <property name="html">
     <string>&lt;!DOCTYPE HTML PUBLIC &quot;-//W3C//DTD HTML 4.0//EN&quot; &quot;http://www.w3.org/TR/REC-html40/strict.dtd&quot;&gt;
&lt;html&gt;&lt;head&gt;&lt;meta name=&quot;qrichtext&quot; content=&quot;1&quot; /&gt;&lt;style type=&quot;text/css&quot;&gt;
p, li { white-space: pre-wrap; }
&lt;/style&gt;&lt;/head&gt;&lt;body style=&quot; font-family:'MS Shell Dlg 2'; font-size:26pt; font-weight:400; font-style:normal;&quot;&gt;
&lt;p align=&quot;center&quot; style=&quot;-qt-paragraph-type:empty; margin-top:0px; margin-bottom:0px; margin-left:0px; margin-right:0px; -qt-block-indent:0; text-indent:0px; font-size:8.25pt;&quot;&gt;&lt;br /&gt;&lt;/p&gt;&lt;/body&gt;&lt;/html&gt;</string>
    </property>
   </widget>
   <widget class="QTextBrowser" name="discharge_power_field">
    <property name="geometry">
     <rect>
      <x>1160</x>
      <y>530</y>
      <width>331</width>
      <height>51</height>
     </rect>
    </property>
    <property name="font">
     <font>
      <pointsize>26</pointsize>
     </font>
    </property>
    <property name="focusPolicy">
     <enum>Qt::NoFocus</enum>
    </property>
    <property name="styleSheet">
     <string notr="true">color: rgb(255, 255, 255);</string>
    </property>
    <property name="verticalScrollBarPolicy">
     <enum>Qt::ScrollBarAlwaysOff</enum>
    </property>
    <property name="horizontalScrollBarPolicy">
     <enum>Qt::ScrollBarAlwaysOff</enum>
    </property>
    <property name="html">
     <string>&lt;!DOCTYPE HTML PUBLIC &quot;-//W3C//DTD HTML 4.0//EN&quot; &quot;http://www.w3.org/TR/REC-html40/strict.dtd&quot;&gt;
&lt;html&gt;&lt;head&gt;&lt;meta name=&quot;qrichtext&quot; content=&quot;1&quot; /&gt;&lt;style type=&quot;text/css&quot;&gt;
p, li { white-space: pre-wrap; }
&lt;/style&gt;&lt;/head&gt;&lt;body style=&quot; font-family:'MS Shell Dlg 2'; font-size:26pt; font-weight:400; font-style:normal;&quot;&gt;
&lt;p align=&quot;center&quot; style=&quot;-qt-paragraph-type:empty; margin-top:0px; margin-bottom:0px; margin-left:0px; margin-right:0px; -qt-block-indent:0; text-indent:0px; font-size:8.25pt;&quot;&gt;&lt;br /&gt;&lt;/p&gt;&lt;/body&gt;&lt;/html&gt;</string>
    </property>
   </widget>
  </widget>
  <widget class="QStatusBar" name="statusbar"/>
 </widget>
 <resources/>
 <connections/>
</ui>
